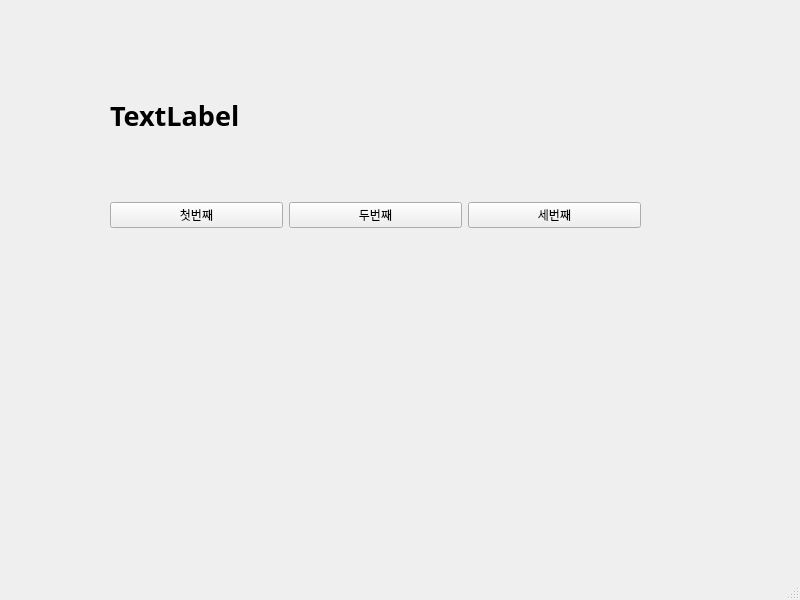
<?xml version="1.0" encoding="UTF-8"?>
<ui version="4.0">
 <class>MainWindow</class>
 <widget class="QMainWindow" name="MainWindow">
  <property name="geometry">
   <rect>
    <x>0</x>
    <y>0</y>
    <width>800</width>
    <height>600</height>
   </rect>
  </property>
  <property name="windowTitle">
   <string>MainWindow</string>
  </property>
  <widget class="QWidget" name="centralwidget">
   <widget class="QWidget" name="horizontalLayoutWidget">
    <property name="geometry">
     <rect>
      <x>110</x>
      <y>170</y>
      <width>531</width>
      <height>91</height>
     </rect>
    </property>
    <layout class="QHBoxLayout" name="horizontalLayout">
     <item>
      <widget class="QPushButton" name="pushButton">
       <property name="text">
        <string>첫번째</string>
       </property>
      </widget>
     </item>
     <item>
      <widget class="QPushButton" name="pushButton_2">
       <property name="text">
        <string>두번째</string>
       </property>
      </widget>
     </item>
     <item>
      <widget class="QPushButton" name="pushButton_3">
       <property name="text">
        <string>세번째</string>
       </property>
      </widget>
     </item>
    </layout>
   </widget>
   <widget class="QLabel" name="label">
    <property name="geometry">
     <rect>
      <x>110</x>
      <y>70</y>
      <width>531</width>
      <height>91</height>
     </rect>
    </property>
    <property name="font">
     <font>
      <family>맑은 고딕</family>
      <pointsize>20</pointsize>
      <weight>75</weight>
      <bold>true</bold>
     </font>
    </property>
    <property name="text">
     <string>TextLabel</string>
    </property>
   </widget>
  </widget>
  <widget class="QMenuBar" name="menubar">
   <property name="geometry">
    <rect>
     <x>0</x>
     <y>0</y>
     <width>800</width>
     <height>21</height>
    </rect>
   </property>
  </widget>
  <widget class="QStatusBar" name="statusbar"/>
 </widget>
 <resources/>
 <connections>
  <connection>
   <sender>pushButton</sender>
   <signal>clicked()</signal>
   <receiver>MainWindow</receiver>
   <slot>firstClick()</slot>
   <hints>
    <hint type="sourcelabel">
     <x>195</x>
     <y>233</y>
    </hint>
    <hint type="destinationlabel">
     <x>215</x>
     <y>304</y>
    </hint>
   </hints>
  </connection>
  <connection>
   <sender>pushButton_2</sender>
   <signal>clicked()</signal>
   <receiver>MainWindow</receiver>
   <slot>secondClick()</slot>
   <hints>
    <hint type="sourcelabel">
     <x>345</x>
     <y>233</y>
    </hint>
    <hint type="destinationlabel">
     <x>363</x>
     <y>298</y>
    </hint>
   </hints>
  </connection>
  <connection>
   <sender>pushButton_3</sender>
   <signal>clicked()</signal>
   <receiver>MainWindow</receiver>
   <slot>thirdClick()</slot>
   <hints>
    <hint type="sourcelabel">
     <x>550</x>
     <y>238</y>
    </hint>
    <hint type="destinationlabel">
     <x>569</x>
     <y>302</y>
    </hint>
   </hints>
  </connection>
 </connections>
 <slots>
  <slot>firstClick()</slot>
  <slot>secondClick()</slot>
  <slot>thirdClick()</slot>
 </slots>
</ui>
